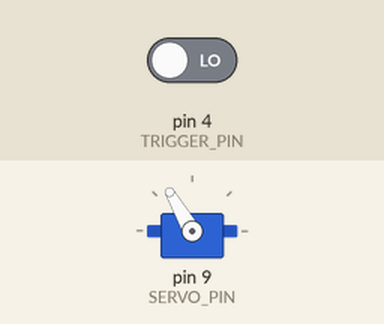
Recording of a sketch running on a simulated Arduino Nano, built with avr-gcc and run on an emulated ATmega328P. Parts: servo. The test bench sets the inputs (shaded band); at power-on: pin 4 (TRIGGER_PIN) LOW. What the sketch prints to the serial monitor is not drawn.

Above: at 1.2 s.
1.3 s: pin 4 (TRIGGER_PIN) driven HIGH
At 1.76 s:
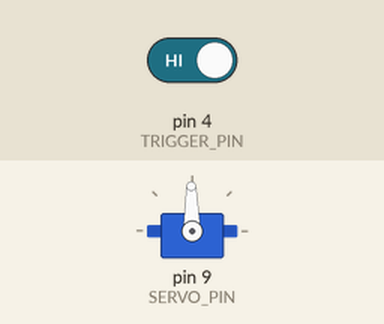
At 3.3 s:
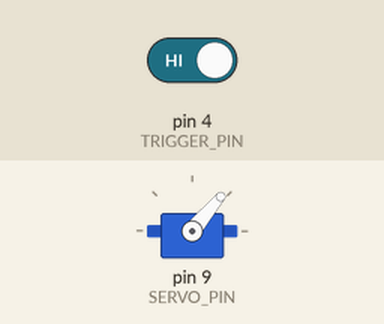
Timing chart, 0 to 9.8 s (numbered marks = the images above; inputs shaded):
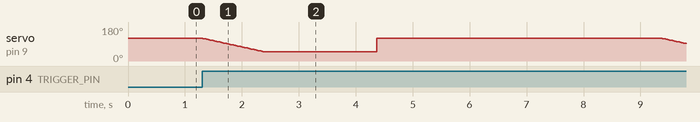

The sketch:

nanoCandyLift.ino
```cpp
#include <Servo.h>

#define SERVO_PIN 9
#define TRIGGER_PIN 4
#define TOP 50
#define BOTTOM 120

Servo myServo;

void setup() {
  Serial.begin(9600);
  Serial.println("nanoCanyLift");
  myServo.attach(SERVO_PIN);
  myServo.write(BOTTOM);

  pinMode(TRIGGER_PIN, INPUT);
}

void loop() {
  if (digitalRead(TRIGGER_PIN) == HIGH)
  {
        pushUp();
        delay(2000);
        dropDown();
        delay(5000);
  }

  if (Serial.available() > 0)
  {
    char dir = Serial.read();

    switch (dir) {
      case 'u':
        pushUp();
        break;
      case 'd':
        dropDown();
        break;
      case 'b':
        pushUp();
        dropDown();
        break;
    }
  }
}
//--------------------------------------------------------------
void pushUp() {
//  for (byte pos=180; pos>=1; pos-=1)     // goes from 180 degrees to 0 degrees
  for (byte pos=BOTTOM; pos>=TOP; pos--)     // goes from 180 degrees to 0 degrees
  {
    myServo.write(pos);              // tell servo to go to position in variable 'pos'
    delay(15);                       // waits 15ms for the servo to reach the position
  }
}
//--------------------------------------------------------------
void dropDown() {
//    myServo.write(180);              // tell servo to go to position in variable 'pos'
    myServo.write(BOTTOM);              // tell servo to go to position in variable 'pos'
}
```
